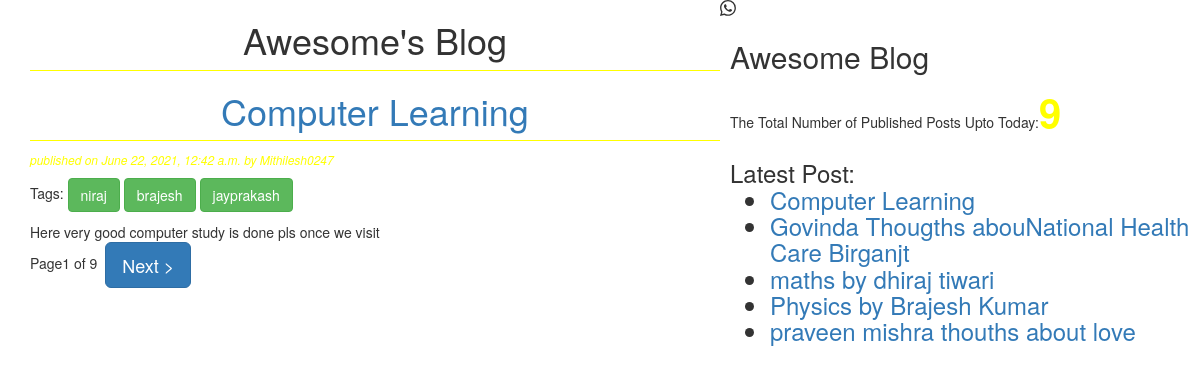
The page / on the database its author committed.
### blogapp/models.py (models this page shows, shortened)
class Post(models.Model):
	STATUS_CHOICES=(('draft','Draft'),('published','Published'))
	title=models.CharField(max_length=256)
	slug=models.SlugField(max_length=264,unique_for_date='publish')
	author=models.ForeignKey(User,related_name='blog_posts',on_delete=models.CASCADE,)
	body=models.TextField()
	publish=models.DateTimeField(default=timezone.now)
	created=models.DateTimeField(auto_now_add=True)
	updated=models.DateTimeField(auto_now=True)
	status=models.CharField(max_length=10,choices=STATUS_CHOICES,default='draft')
	objects=CustomManager()
	tags=TaggableManager()
	class Meta:
		ordering=('-publish',)
	def get_absolute_url(self):
	    return reverse('post_detail',args=[self.publish.year,
	    self.publish.strftime('%m'),self.publish.strftime('%d'),self.slug])

### blogapp/views.py (the view)
# urls.py: url(r'^$', views.post_list_view),
def post_list_view(request,tag_slug=None):
	post_list=Post.objects.all()
	tag=None
	if tag_slug:
		tag=get_object_or_404(Tag,slug=tag_slug)
		post_list=post_list.filter(tags__in=[tag])
	paginator=Paginator(post_list,1)
	page_number=request.GET.get('page')
	try:
		post_list=paginator.page(page_number)
	except PageNotAnInteger:
		post_list=paginator.page(1)
	except EmptyPage:
	    post_list=paginator.page(paginator.num_pages)
	return render(request,'blog.html',{'post_list':post_list,'tag':tag})

### blogapp/templatetags/blog_tags.py (called while the page is built)
@register.simple_tag
def total_posts():
	return  Post.objects.count()

@register.inclusion_tag('latestpost.html')
def show_latest_posts():
    latest_posts=Post.objects.order_by('-publish')[:5]
    return{'latest_posts':latest_posts}

### blogapp/templates/blog.html (shortened to what this page needs)
{%extends 'base.html'%}
{%block content%}
{%load static%}
<h1>Awesome's Blog</h1>
{%for post in post_list%}
<h1><a href="{{post.get_absolute_url}}">{{post.title}}</a></h1>
<p id="date">published on {{post.publish}} by {{post.author|title}}</p>
<p>Tags:
{% for tag in post.tags.all %}
<a href="{%url 'post_list_by_tag_name' tag.slug%}" class="btn btn-success">{{tag.name}}</a>
{% endfor %}
</p>
{{post.body}}
{%endfor%}
{%include 'pagination.html' with page=post_list%}
{%endblock%}

### blogapp/templates/base.html (shortened to what this page needs)
<!DOCTYPE html>
{%load blog_tags%}
{%load static%}
<html>
<head>
<link rel="stylesheet" href="https://cdnjs.cloudflare.com/ajax/libs/font-awesome/4.7.0/css/font-awesome.min.css">
	<link rel="stylesheet" href="https://maxcdn.bootstrapcdn.com/bootstrap/3.4.1/css/bootstrap.min.css">
	{%load static%}
	<link rel="stylesheet" type="text/css" href="{%static 'blog.css'%}">
</head>
<body>
<div class="content">
	{%block content%}{%endblock%}
</div>
<div class="sidebar">
	<h2>Awesome Blog</h2>
	<p>The Total Number of Published Posts Upto Today:<span id="pcount">{%total_posts%}</span></p>
	<h3>Latest Post:{%show_latest_posts%}</h3>
</div>
</body>
</html>

### blogapp/templates/pagination.html (shortened to what this page needs)
<div class="paginator">
<span class="current">
	<span>Page{{page.number}} of {{page.paginator.num_pages}}</span>&nbsp
</span>
     <span>
	{%if page.has_next%}
	<a href="?page={{page.next_page_number}}" class="btn btn-primary btn-lg">Next ></a>
	{%endif%}
</span>
</div>

### blogapp/templates/latestpost.html
<ul>
	{%load static%}
	{% for post in latest_posts%}
	<li><a href="{{post.get_absolute_url}}">{{post.title}}</a></li>
	{%endfor%}
</ul>

### blogapp/static/blog.css (style rules this page uses)
.content { width:60%; float: left; padding: 0 0 0 30px; background:none; height:100%; }
.sidebar { width:40%; float: right; padding:0 0 0 10px; background:none; height:100%; }
h1 { text-align: center; border-bottom:1px solid yellow; padding-bottom:10px; }
#date { color: yellow; font-size: 12px; font-style: italic; }
#pcount { font-size: 40px; color: yellow; font-weight: bold; }
body { background: url("https://www.zekardo.com/static/images_latest/banner-car.png"); background-repeat: no-repeat; background-size: auto; }

### rows shown on the page
Post: title "Computer Learning", publish "June 22, 2021, 12:42 a.m.", author "Mithilesh0247", body "Here very good computer study is done pls once we visit"
Tag: name "niraj"
Tag: name "brajesh"
Tag: name "jayprakash"
Post: title "Govinda Thougths abouNational Health Care Birganjt"
Post: title "maths by dhiraj tiwari"
Post: title "Physics by Brajesh Kumar"
Post: title "praveen mishra thouths about love"

### other values the page prints
{{ page.number }} "1"
{{ page.paginator.num_pages }} "9"
